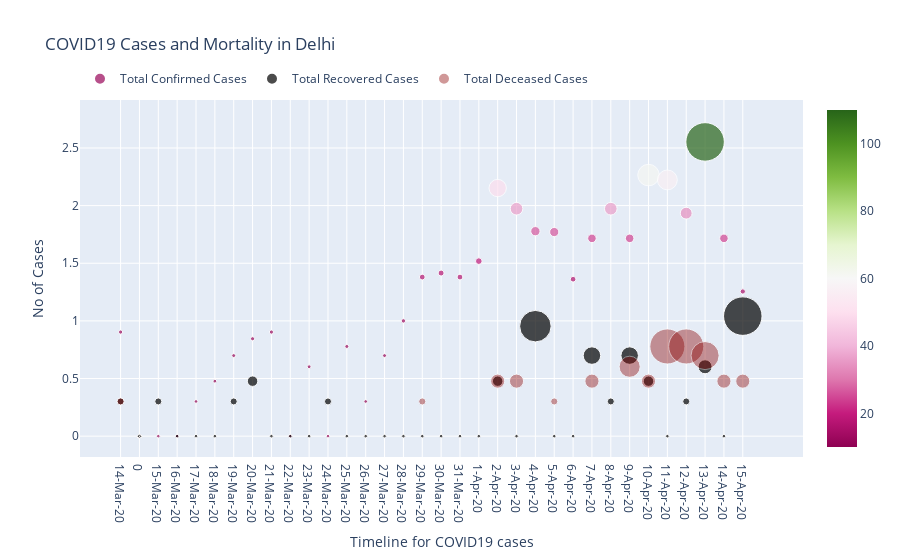

Source (notebook cell):
### Code cell
trace0 = go.Scatter(x = df_dl.Date_C,
                    y = np.log10(1+df_dl.Confirmed),
                    mode='markers',
                    marker = {'size':(0.1 + df_dl.Confirmed/df_dl.Confirmed.max())*35,
                             'color':(0.1 + df_dl.Confirmed/df_dl.Confirmed.max())*100,
                            'colorscale':'PiYG',
                            'showscale':True},
                    showlegend=True,
                   name = 'Total Confirmed Cases')

trace1 = go.Scatter(x = df_dl.Date_R,
                    y = np.log10(1+df_dl.Recovered),
                    mode='markers',
                    marker = {'size':(0.1 + df_dl.Recovered/df_dl.Recovered.max())*35,
                             'color':'black',
                            'colorscale':'Twilight',
                            'showscale':False},
                    showlegend=True,
                   name = 'Total Recovered Cases')

trace2 = go.Scatter(x = df_dl.Date_D,
                    y = np.log10(1+df_dl.Deceased),
                    mode='markers',
                    marker = {'size':0.1 + (df_dl.Deceased/df_dl.Deceased.max())*35,
                             'color':'darkred',
                             'colorscale':'Twilight',
                             'opacity':0.4,
                             'showscale':False},
                    showlegend=True,
                   name = 'Total Deceased Cases')
layout = {'title':'COVID19 Cases and Mortality in Delhi',
         'xaxis':{'title':'Timeline for COVID19 cases',
                  'zeroline':False},
         'yaxis':{'title':'No of Cases',
                  'zeroline':False},
         'legend':{'orientation':'h',
                   'itemsizing': 'constant',
                  'x':0,'y':1.1
                  },
          'hoverlabel':{'bgcolor':'white',
                       'font_size':16,
                       'font_family':'Rockwell',
                       'namelength':-1},
          'hovermode':'x unified'
         }
data = [trace0,trace1,trace2]

iplot({'data':data,'layout':layout})

### Figure 1 — Plotly figure (JSON) as saved in the notebook; plotly's stock layout.template omitted (floating-point values rounded to 4 significant figures)
{"data": [{"marker": {"color": [11.97, 10, 10, 10, 10, 10, 10, 10, 10, 10.28, 10, 10, 10.56, 10, 10, 11.12, 10, 10, 11.69, 10, 10, 11.97, 10, 10, 10, 10, 10, 10.84, 10, 10, 10, 10, 10, 11.4, 10, 10, 10.28, 10, 10, 11.12, 10, 10, 12.53, 10, 10, 16.46, 10, 10, 17.02, 10, 10, 16.46, 10, 10, 18.99, 10, 10, 49.61, 10, 10, 36.12, 10, 10, 26.57, 10, 10, 26.29, 10, 10, 16.18, 10, 10, 24.33, 10, 10, 36.12, 10, 10, 24.33, 10, 10, 61.4, 10, 10, 56.63, 10, 10, 33.88, 10, 10, 110.0, 10, 10, 24.33, 10, 10, 14.78, 10, 10], "colorscale": [[0, "rgb(142,1,82)"], [0.1, "rgb(197,27,125)"], [0.2, "rgb(222,119,174)"], [0.3, "rgb(241,182,218)"], [0.4, "rgb(253,224,239)"], [0.5, "rgb(247,247,247)"], [0.6, "rgb(230,245,208)"], [0.7, "rgb(184,225,134)"], [0.8, "rgb(127,188,65)"], [0.9, "rgb(77,146,33)"], [1, "rgb(39,100,25)"]], "showscale": true, "size": [4.188, 3.5, 3.5, 3.5, 3.5, 3.5, 3.5, 3.5, 3.5, 3.598, 3.5, 3.5, 3.697, 3.5, 3.5, 3.893, 3.5, 3.5, 4.09, 3.5, 3.5, 4.188, 3.5, 3.5, 3.5, 3.5, 3.5, 3.795, 3.5, 3.5, 3.5, 3.5, 3.5, 3.992, 3.5, 3.5, 3.598, 3.5, 3.5, 3.893, 3.5, 3.5, 4.385, 3.5, 3.5, 5.761, 3.5, 3.5, 5.958, 3.5, 3.5, 5.761, 3.5, 3.5, 6.646, 3.5, 3.5, 17.36, 3.5, 3.5, 12.64, 3.5, 3.5, 9.301, 3.5, 3.5, 9.202, 3.5, 3.5, 5.663, 3.5, 3.5, 8.514, 3.5, 3.5, 12.64, 3.5, 3.5, 8.514, 3.5, 3.5, 21.49, 3.5, 3.5, 19.82, 3.5, 3.5, 11.86, 3.5, 3.5, 38.5, 3.5, 3.5, 8.514, 3.5, 3.5, 5.171, 3.5, 3.5]}, "mode": "markers", "name": "Total Confirmed Cases", "showlegend": true, "type": "scatter", "x": ["14-Mar-20", 0, 0, "15-Mar-20", 0, 0, "16-Mar-20", 0, 0, "17-Mar-20", 0, 0, "18-Mar-20", 0, 0, "19-Mar-20", 0, 0, "20-Mar-20", 0, 0, "21-Mar-20", 0, 0, "22-Mar-20", 0, 0, "23-Mar-20", 0, 0, "24-Mar-20", 0, 0, "25-Mar-20", 0, 0, "26-Mar-20", 0, 0, "27-Mar-20", 0, 0, "28-Mar-20", 0, 0, "29-Mar-20", 0, 0, "30-Mar-20", 0, 0, "31-Mar-20", 0, 0, "1-Apr-20", 0, 0, "2-Apr-20", 0, 0, "3-Apr-20", 0, 0, "4-Apr-20", 0, 0, "5-Apr-20", 0, 0, "6-Apr-20", 0, 0, "7-Apr-20", 0, 0, "8-Apr-20", 0, 0, "9-Apr-20", 0, 0, "10-Apr-20", 0, 0, "11-Apr-20", 0, 0, "12-Apr-20", 0, 0, "13-Apr-20", 0, 0, "14-Apr-20", 0, 0, "15-Apr-20", 0, 0], "y": [0.9031, 0, 0, 0, 0, 0, 0, 0, 0, 0.301, 0, 0, 0.4771, 0, 0, 0.699, 0, 0, 0.8451, 0, 0, 0.9031, 0, 0, 0, 0, 0, 0.6021, 0, 0, 0, 0, 0, 0.7782, 0, 0, 0.301, 0, 0, 0.699, 0, 0, 1, 0, 0, 1.38, 0, 0, 1.415, 0, 0, 1.38, 0, 0, 1.519, 0, 0, 2.152, 0, 0, 1.973, 0, 0, 1.778, 0, 0, 1.771, 0, 0, 1.362, 0, 0, 1.716, 0, 0, 1.973, 0, 0, 1.716, 0, 0, 2.265, 0, 0, 2.223, 0, 0, 1.934, 0, 0, 2.553, 0, 0, 1.716, 0, 0, 1.255, 0, 0]}, {"marker": {"color": "black", "colorscale": [[0, "#e2d9e2"], [0.1111, "#9ebbc9"], [0.2222, "#6785be"], [0.3333, "#5e43a5"], [0.4444, "#421257"], [0.5556, "#471340"], [0.6667, "#8e2c50"], [0.7778, "#ba6657"], [0.8889, "#ceac94"], [1, "#e2d9e2"]], "showscale": false, "size": [3.5, 7, 3.5, 3.5, 7, 3.5, 3.5, 3.5, 3.5, 3.5, 3.5, 3.5, 3.5, 3.5, 3.5, 3.5, 7, 3.5, 3.5, 10.5, 3.5, 3.5, 3.5, 3.5, 3.5, 3.5, 3.5, 3.5, 3.5, 3.5, 3.5, 7, 3.5, 3.5, 3.5, 3.5, 3.5, 3.5, 3.5, 3.5, 3.5, 3.5, 3.5, 3.5, 3.5, 3.5, 3.5, 3.5, 3.5, 3.5, 3.5, 3.5, 3.5, 3.5, 3.5, 3.5, 3.5, 3.5, 10.5, 3.5, 3.5, 3.5, 3.5, 3.5, 31.5, 3.5, 3.5, 3.5, 3.5, 3.5, 3.5, 3.5, 3.5, 17.5, 3.5, 3.5, 7, 3.5, 3.5, 17.5, 3.5, 3.5, 10.5, 3.5, 3.5, 3.5, 3.5, 3.5, 7, 3.5, 3.5, 14, 3.5, 3.5, 3.5, 3.5, 3.5, 38.5, 3.5]}, "mode": "markers", "name": "Total Recovered Cases", "showlegend": true, "type": "scatter", "x": [0, "14-Mar-20", 0, 0, "15-Mar-20", 0, 0, "16-Mar-20", 0, 0, "17-Mar-20", 0, 0, "18-Mar-20", 0, 0, "19-Mar-20", 0, 0, "20-Mar-20", 0, 0, "21-Mar-20", 0, 0, "22-Mar-20", 0, 0, "23-Mar-20", 0, 0, "24-Mar-20", 0, 0, "25-Mar-20", 0, 0, "26-Mar-20", 0, 0, "27-Mar-20", 0, 0, "28-Mar-20", 0, 0, "29-Mar-20", 0, 0, "30-Mar-20", 0, 0, "31-Mar-20", 0, 0, "1-Apr-20", 0, 0, "2-Apr-20", 0, 0, "3-Apr-20", 0, 0, "4-Apr-20", 0, 0, "5-Apr-20", 0, 0, "6-Apr-20", 0, 0, "7-Apr-20", 0, 0, "8-Apr-20", 0, 0, "9-Apr-20", 0, 0, "10-Apr-20", 0, 0, "11-Apr-20", 0, 0, "12-Apr-20", 0, 0, "13-Apr-20", 0, 0, "14-Apr-20", 0, 0, "15-Apr-20", 0], "y": [0, 0.301, 0, 0, 0.301, 0, 0, 0, 0, 0, 0, 0, 0, 0, 0, 0, 0.301, 0, 0, 0.4771, 0, 0, 0, 0, 0, 0, 0, 0, 0, 0, 0, 0.301, 0, 0, 0, 0, 0, 0, 0, 0, 0, 0, 0, 0, 0, 0, 0, 0, 0, 0, 0, 0, 0, 0, 0, 0, 0, 0, 0.4771, 0, 0, 0, 0, 0, 0.9542, 0, 0, 0, 0, 0, 0, 0, 0, 0.699, 0, 0, 0.301, 0, 0, 0.699, 0, 0, 0.4771, 0, 0, 0, 0, 0, 0.301, 0, 0, 0.6021, 0, 0, 0, 0, 0, 1.041, 0]}, {"marker": {"color": "darkred", "colorscale": [[0, "#e2d9e2"], [0.1111, "#9ebbc9"], [0.2222, "#6785be"], [0.3333, "#5e43a5"], [0.4444, "#421257"], [0.5556, "#471340"], [0.6667, "#8e2c50"], [0.7778, "#ba6657"], [0.8889, "#ceac94"], [1, "#e2d9e2"]], "opacity": 0.4, "showscale": false, "size": [0.1, 0.1, 7.1, 0.1, 0.1, 0.1, 0.1, 0.1, 0.1, 0.1, 0.1, 0.1, 0.1, 0.1, 0.1, 0.1, 0.1, 0.1, 0.1, 0.1, 0.1, 0.1, 0.1, 0.1, 0.1, 0.1, 0.1, 0.1, 0.1, 0.1, 0.1, 0.1, 0.1, 0.1, 0.1, 0.1, 0.1, 0.1, 0.1, 0.1, 0.1, 0.1, 0.1, 0.1, 0.1, 0.1, 0.1, 7.1, 0.1, 0.1, 0.1, 0.1, 0.1, 0.1, 0.1, 0.1, 0.1, 0.1, 0.1, 14.1, 0.1, 0.1, 14.1, 0.1, 0.1, 0.1, 0.1, 0.1, 7.1, 0.1, 0.1, 0.1, 0.1, 0.1, 14.1, 0.1, 0.1, 0.1, 0.1, 0.1, 21.1, 0.1, 0.1, 14.1, 0.1, 0.1, 35.1, 0.1, 0.1, 35.1, 0.1, 0.1, 28.1, 0.1, 0.1, 14.1, 0.1, 0.1, 14.1]}, "mode": "markers", "name": "Total Deceased Cases", "showlegend": true, "type": "scatter", "x": [0, 0, "14-Mar-20", 0, 0, "15-Mar-20", 0, 0, "16-Mar-20", 0, 0, "17-Mar-20", 0, 0, "18-Mar-20", 0, 0, "19-Mar-20", 0, 0, "20-Mar-20", 0, 0, "21-Mar-20", 0, 0, "22-Mar-20", 0, 0, "23-Mar-20", 0, 0, "24-Mar-20", 0, 0, "25-Mar-20", 0, 0, "26-Mar-20", 0, 0, "27-Mar-20", 0, 0, "28-Mar-20", 0, 0, "29-Mar-20", 0, 0, "30-Mar-20", 0, 0, "31-Mar-20", 0, 0, "1-Apr-20", 0, 0, "2-Apr-20", 0, 0, "3-Apr-20", 0, 0, "4-Apr-20", 0, 0, "5-Apr-20", 0, 0, "6-Apr-20", 0, 0, "7-Apr-20", 0, 0, "8-Apr-20", 0, 0, "9-Apr-20", 0, 0, "10-Apr-20", 0, 0, "11-Apr-20", 0, 0, "12-Apr-20", 0, 0, "13-Apr-20", 0, 0, "14-Apr-20", 0, 0, "15-Apr-20"], "y": [0, 0, 0.301, 0, 0, 0, 0, 0, 0, 0, 0, 0, 0, 0, 0, 0, 0, 0, 0, 0, 0, 0, 0, 0, 0, 0, 0, 0, 0, 0, 0, 0, 0, 0, 0, 0, 0, 0, 0, 0, 0, 0, 0, 0, 0, 0, 0, 0.301, 0, 0, 0, 0, 0, 0, 0, 0, 0, 0, 0, 0.4771, 0, 0, 0.4771, 0, 0, 0, 0, 0, 0.301, 0, 0, 0, 0, 0, 0.4771, 0, 0, 0, 0, 0, 0.6021, 0, 0, 0.4771, 0, 0, 0.7782, 0, 0, 0.7782, 0, 0, 0.699, 0, 0, 0.4771, 0, 0, 0.4771]}], "layout": {"hoverlabel": {"bgcolor": "white", "font": {"family": "Rockwell", "size": 16}, "namelength": -1}, "hovermode": "x unified", "legend": {"itemsizing": "constant", "orientation": "h", "x": 0, "y": 1.1}, "title": {"text": "COVID19 Cases and Mortality in Delhi"}, "xaxis": {"title": {"text": "Timeline for COVID19 cases"}, "zeroline": false}, "yaxis": {"title": {"text": "No of Cases"}, "zeroline": false}}}
